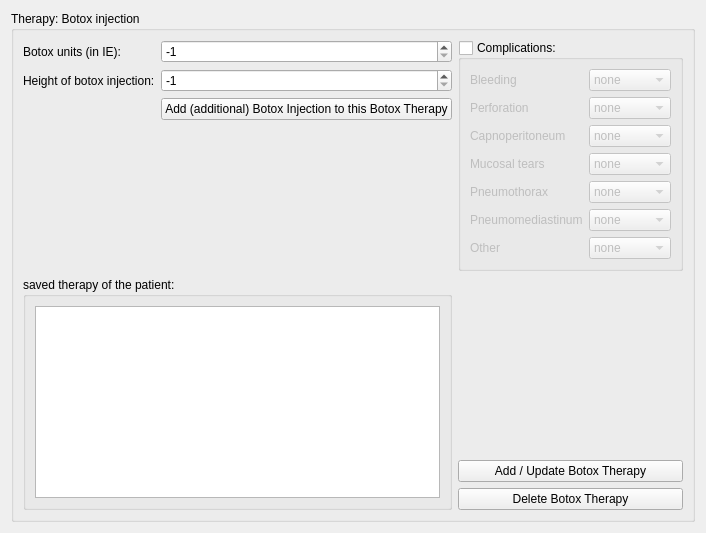
          <widget class="QWidget" name="botox">
           <layout class="QGridLayout" name="gridLayout_9">
            <item row="1" column="0">
             <widget class="QGroupBox" name="groupBox_4">
              <property name="title">
               <string>Therapy: Botox injection</string>
              </property>
              <layout class="QGridLayout" name="gridLayout_58">
               <item row="2" column="0" colspan="2">
                <widget class="QGroupBox" name="groupBox_25">
                 <property name="title">
                  <string>saved therapy of the patient:</string>
                 </property>
                 <layout class="QGridLayout" name="gridLayout_20">
                  <item row="0" column="0">
                   <widget class="QTextEdit" name="botox_text">
                    <property name="readOnly">
                     <bool>true</bool>
                    </property>
                   </widget>
                  </item>
                 </layout>
                </widget>
               </item>
               <item row="0" column="2">
                <widget class="QGroupBox" name="botox_complications">
                 <property name="title">
                  <string>Complications:</string>
                 </property>
                 <property name="checkable">
                  <bool>true</bool>
                 </property>
                 <property name="checked">
                  <bool>false</bool>
                 </property>
                 <layout class="QGridLayout" name="gridLayout_75">
                  <item row="0" column="1">
                   <widget class="QComboBox" name="comboBox_58">
                    <property name="enabled">
                     <bool>false</bool>
                    </property>
                    <item>
                     <property name="text">
                      <string>none</string>
                     </property>
                    </item>
                    <item>
                     <property name="text">
                      <string>mild</string>
                     </property>
                    </item>
                    <item>
                     <property name="text">
                      <string>moderate</string>
                     </property>
                    </item>
                    <item>
                     <property name="text">
                      <string>servere</string>
                     </property>
                    </item>
                   </widget>
                  </item>
                  <item row="1" column="1">
                   <widget class="QComboBox" name="comboBox_59">
                    <property name="enabled">
                     <bool>false</bool>
                    </property>
                    <item>
                     <property name="text">
                      <string>none</string>
                     </property>
                    </item>
                    <item>
                     <property name="text">
                      <string>mild</string>
                     </property>
                    </item>
                    <item>
                     <property name="text">
                      <string>moderate</string>
                     </property>
                    </item>
                    <item>
                     <property name="text">
                      <string>severe</string>
                     </property>
                    </item>
                   </widget>
                  </item>
                  <item row="4" column="0">
                   <widget class="QLabel" name="label_127">
                    <property name="text">
                     <string>Pneumothorax</string>
                    </property>
                   </widget>
                  </item>
                  <item row="3" column="1">
                   <widget class="QComboBox" name="comboBox_60">
                    <property name="enabled">
                     <bool>false</bool>
                    </property>
                    <item>
                     <property name="text">
                      <string>none</string>
                     </property>
                    </item>
                    <item>
                     <property name="text">
                      <string>mild</string>
                     </property>
                    </item>
                    <item>
                     <property name="text">
                      <string>moderate</string>
                     </property>
                    </item>
                    <item>
                     <property name="text">
                      <string>severe</string>
                     </property>
                    </item>
                   </widget>
                  </item>
                  <item row="2" column="1">
                   <widget class="QComboBox" name="comboBox_61">
                    <property name="enabled">
                     <bool>false</bool>
                    </property>
                    <item>
                     <property name="text">
                      <string>none</string>
                     </property>
                    </item>
                    <item>
                     <property name="text">
                      <string>mild</string>
                     </property>
                    </item>
                    <item>
                     <property name="text">
                      <string>moderate</string>
                     </property>
                    </item>
                    <item>
                     <property name="text">
                      <string>severe</string>
                     </property>
                    </item>
                   </widget>
                  </item>
                  <item row="0" column="0">
                   <widget class="QLabel" name="label_128">
                    <property name="text">
                     <string>Bleeding</string>
                    </property>
                   </widget>
                  </item>
                  <item row="2" column="0">
                   <widget class="QLabel" name="label_129">
                    <property name="text">
                     <string>Capnoperitoneum</string>
                    </property>
                   </widget>
                  </item>
                  <item row="6" column="0">
                   <widget class="QLabel" name="label_130">
                    <property name="text">
                     <string>Other</string>
                    </property>
                   </widget>
                  </item>
                  <item row="1" column="0">
                   <widget class="QLabel" name="label_131">
                    <property name="text">
                     <string>Perforation</string>
                    </property>
                   </widget>
                  </item>
                  <item row="3" column="0">
                   <widget class="QLabel" name="label_132">
                    <property name="text">
                     <string>Mucosal tears</string>
                    </property>
                   </widget>
                  </item>
                  <item row="5" column="0">
                   <widget class="QLabel" name="label_133">
                    <property name="text">
                     <string>Pneumomediastinum</string>
                    </property>
                   </widget>
                  </item>
                  <item row="4" column="1">
                   <widget class="QComboBox" name="comboBox_62">
                    <property name="enabled">
                     <bool>false</bool>
                    </property>
                    <item>
                     <property name="text">
                      <string>none</string>
                     </property>
                    </item>
                    <item>
                     <property name="text">
                      <string>mild</string>
                     </property>
                    </item>
                    <item>
                     <property name="text">
                      <string>moderate</string>
                     </property>
                    </item>
                    <item>
                     <property name="text">
                      <string>severe</string>
                     </property>
                    </item>
                   </widget>
                  </item>
                  <item row="5" column="1">
                   <widget class="QComboBox" name="comboBox_63">
                    <property name="enabled">
                     <bool>false</bool>
                    </property>
                    <item>
                     <property name="text">
                      <string>none</string>
                     </property>
                    </item>
                    <item>
                     <property name="text">
                      <string>mild</string>
                     </property>
                    </item>
                    <item>
                     <property name="text">
                      <string>moderate</string>
                     </property>
                    </item>
                    <item>
                     <property name="text">
                      <string>severe</string>
                     </property>
                    </item>
                   </widget>
                  </item>
                  <item row="6" column="1">
                   <widget class="QComboBox" name="comboBox_64">
                    <property name="enabled">
                     <bool>false</bool>
                    </property>
                    <item>
                     <property name="text">
                      <string>none</string>
                     </property>
                    </item>
                    <item>
                     <property name="text">
                      <string>mild</string>
                     </property>
                    </item>
                    <item>
                     <property name="text">
                      <string>moderate</string>
                     </property>
                    </item>
                    <item>
                     <property name="text">
                      <string>severe</string>
                     </property>
                    </item>
                   </widget>
                  </item>
                 </layout>
                </widget>
               </item>
               <item row="2" column="2">
                <layout class="QGridLayout" name="gridLayout_32">
                 <item row="2" column="0">
                  <widget class="QPushButton" name="delete_botox_button">
                   <property name="text">
                    <string>Delete Botox Therapy</string>
                   </property>
                  </widget>
                 </item>
                 <item row="0" column="0">
                  <spacer name="verticalSpacer_19">
                   <property name="orientation">
                    <enum>Qt::Vertical</enum>
                   </property>
                   <property name="sizeHint" stdset="0">
                    <size>
                     <width>20</width>
                     <height>40</height>
                    </size>
                   </property>
                  </spacer>
                 </item>
                 <item row="1" column="0">
                  <widget class="QPushButton" name="add_botox_button">
                   <property name="text">
                    <string>Add / Update Botox Therapy</string>
                   </property>
                  </widget>
                 </item>
                </layout>
               </item>
               <item row="0" column="0" colspan="2">
                <layout class="QGridLayout" name="gridLayout_53">
                 <item row="1" column="0">
                  <widget class="QLabel" name="label_32">
                   <property name="text">
                    <string>Height of botox injection:</string>
                   </property>
                  </widget>
                 </item>
                 <item row="0" column="0">
                  <widget class="QLabel" name="label_31">
                   <property name="text">
                    <string>Botox units (in IE):</string>
                   </property>
                  </widget>
                 </item>
                 <item row="1" column="2">
                  <widget class="QSpinBox" name="botox_height_spin">
                   <property name="minimum">
                    <number>-1</number>
                   </property>
                   <property name="maximum">
                    <number>55</number>
                   </property>
                   <property name="value">
                    <number>-1</number>
                   </property>
                   <property name="displayIntegerBase">
                    <number>10</number>
                   </property>
                  </widget>
                 </item>
                 <item row="0" column="2">
                  <widget class="QSpinBox" name="botox_units_spin">
                   <property name="minimum">
                    <number>-1</number>
                   </property>
                   <property name="maximum">
                    <number>200</number>
                   </property>
                   <property name="value">
                    <number>-1</number>
                   </property>
                  </widget>
                 </item>
                 <item row="2" column="2">
                  <layout class="QGridLayout" name="gridLayout_54">
                   <item row="0" column="0">
                    <widget class="QPushButton" name="add_botox_side_button">
                     <property name="text">
                      <string>Add (additional) Botox Injection to this Botox Therapy</string>
                     </property>
                    </widget>
                   </item>
                   <item row="1" column="0">
                    <spacer name="verticalSpacer_15">
                     <property name="orientation">
                      <enum>Qt::Vertical</enum>
                     </property>
                     <property name="sizeHint" stdset="0">
                      <size>
                       <width>20</width>
                       <height>40</height>
                      </size>
                     </property>
                    </spacer>
                   </item>
                  </layout>
                 </item>
                </layout>
               </item>
              </layout>
             </widget>
            </item>
           </layout>
          </widget>
